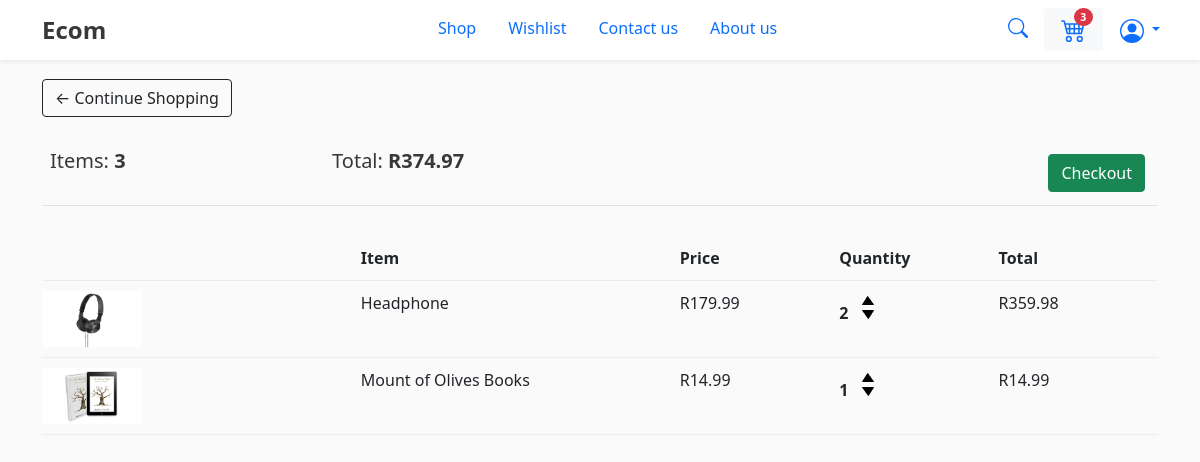
The app's page /cart/ (signed in), older data.
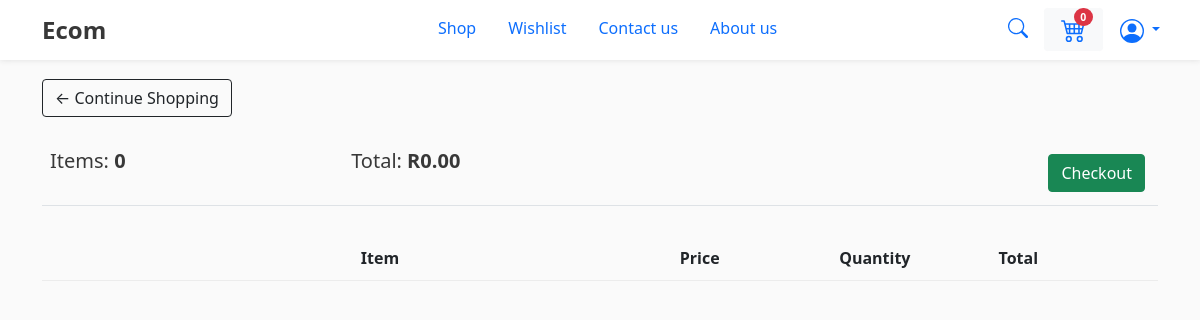
The same page, newer data.
### customers/models.py (models this page shows, shortened)
class Order(models.Model):
    customer =models.ForeignKey(Customer , on_delete=models.SET_NULL, blank = True, null = True)
    date_orderd = models.DateTimeField(auto_now_add =True)
    complete = models.BooleanField(default = False, null=True, blank = False )
    transaction_id = models.CharField(max_length= 200 , null =True)
    @property
    def get_cart_total(self):
        orderitems = self.orderitem_set.all()
        total = sum([item.get_total for item in orderitems])
        return total
    @property
    def get_cart_items(self):
        orderitems = self.orderitem_set.all()
        total = sum([item.quantity for item in orderitems])
        return total

class OrderItem(models.Model):
     product =models.ForeignKey("shop.Product" , on_delete=models.SET_NULL, blank = True, null = True)
     order =models.ForeignKey(Order , on_delete=models.SET_NULL, blank = True, null = True)
     quantity = models.IntegerField(default =0, null = True, blank = True)
     date_added = models.DateTimeField(auto_now_add =True)
     @property
     def get_total(self):
            total = self.product.price * self.quantity
            return total

### shop/models.py (models this page shows, shortened)
class Product(models.Model):
    image = models.ImageField(null=True, blank=True)
    name = models.CharField(max_length = 200, null = True )
    price = models.FloatField()
    description = models.TextField( default="product description not provided")
    category = models.ForeignKey(Category,on_delete=models.CASCADE, null =True , blank =True)
    digital = models.BooleanField(default = False ,null =True , blank =False)
    @property
    def imageURL(self):
        try:
            url = self.image.url
        except:
            url = ''
        return url

### shop/views.py (the view)
# urls.py: path("cart/", views.cart , name = "cart"),
@login_required
def cart(request):
    if request.user.is_authenticated:
        customer = request.user.customer
        order , created = Order.objects.get_or_create(customer = customer, complete = False)
        items = order.orderitem_set.all()  # I HAVE SEEN THIS NOTATION SEVERAL TIMES
        cartItems = order.get_cart_items
    else:
        items = []
        order = {'get_cart_total': 0, 'get_cart_items':0 , 'shipping' : False}
        cartItems =order['get_cart_items']
    context ={'items': items, 'order':order, }
    return render(request, 'shop/cart.html', context)

### shop/context_processors.py (called while the page is built)
def cartItems(request):
    if request.user.is_authenticated:
        customer = request.user.customer
        order , created = Order.objects.get_or_create(customer = customer, complete = False)
        cartItems = order.get_cart_items
        return {"cartItems":cartItems}
    else:
        return {}

### shop/templates/shop/cart.html
{% extends 'shop/main.html' %}
{% load static %}
{% block content %}
<div class="container" style="margin-top: 0.5cm;">
	<div class="row">
		<div class="col-lg-12">
			<div class="box-element">
				<a  class="btn btn-outline-dark" href="{% url 'shop:shop' %}">&#x2190; Continue Shopping</a>
				<br>
				<br>
				<table class="table">
					<tr>
						<th><h5>Items: <strong>{{order.get_cart_items}}</strong></h5></th>
						<th><h5>Total:<strong> R{{order.get_cart_total|floatformat:2}}</strong></h5></th>
						<th>
							<a  style="float:right; margin:5px;" class="btn btn-success" href="{% url 'shop:checkout' %}">Checkout</a>
						</th>
					</tr>
				</table>
			</div>
			<br>
			<div class="box-element">
				<div class="cart-row">
					<div style="flex:2"></div>
					<div style="flex:2"><strong>Item</strong></div>
					<div style="flex:1"><strong>Price</strong></div>
					<div style="flex:1"><strong>Quantity</strong></div>
					<div style="flex:1"><strong>Total</strong></div>
				</div>
				{% for item in items %}
				<div class="cart-row">
					<div style="flex:2"><img class="row-image" src="{{item.product.imageURL}}"></div>
					<div style="flex:2"><p>{{item.product.name}}</p></div>
					<div style="flex:1"><p>R{{item.product.price|floatformat:2}}</p></div>
					<div style="flex:1">
						<p class="quantity">{{item.quantity}}</p>
						<div class="quantity">
							<img data-product="{{item.product.id}}" data-action="add" class="chg-quantity update-cart" src="{% static  'images/arrow-up.png' %}">
							<img data-product="{{item.product.id}}" data-action="remove" class="chg-quantity update-cart" src="{% static  'images/arrow-down.png' %}">
						</div>
					</div>
					<div style="flex:1"><p>R{{item.get_total|floatformat:2}}</p></div>
				</div>
				{% endfor %}
			</div>
		</div>
	</div>
	</div>
{% endblock content %}

Row changes from the older to the newer data that the page shows:
removed OrderItem: product.imageURL (picture), product.name "Headphone", product.price "179.99", quantity "2", get_total "359.98"
removed OrderItem: product.imageURL (picture), product.name "Mount of Olives Books", product.price "14.99", quantity "1", get_total "14.99"
computed for Order: get_cart_items "3" → "0"; get_cart_total "374.97" → "0.00"
Text that changed along with them:
{{ cartItems|default:0 }}: "3" → "0"
